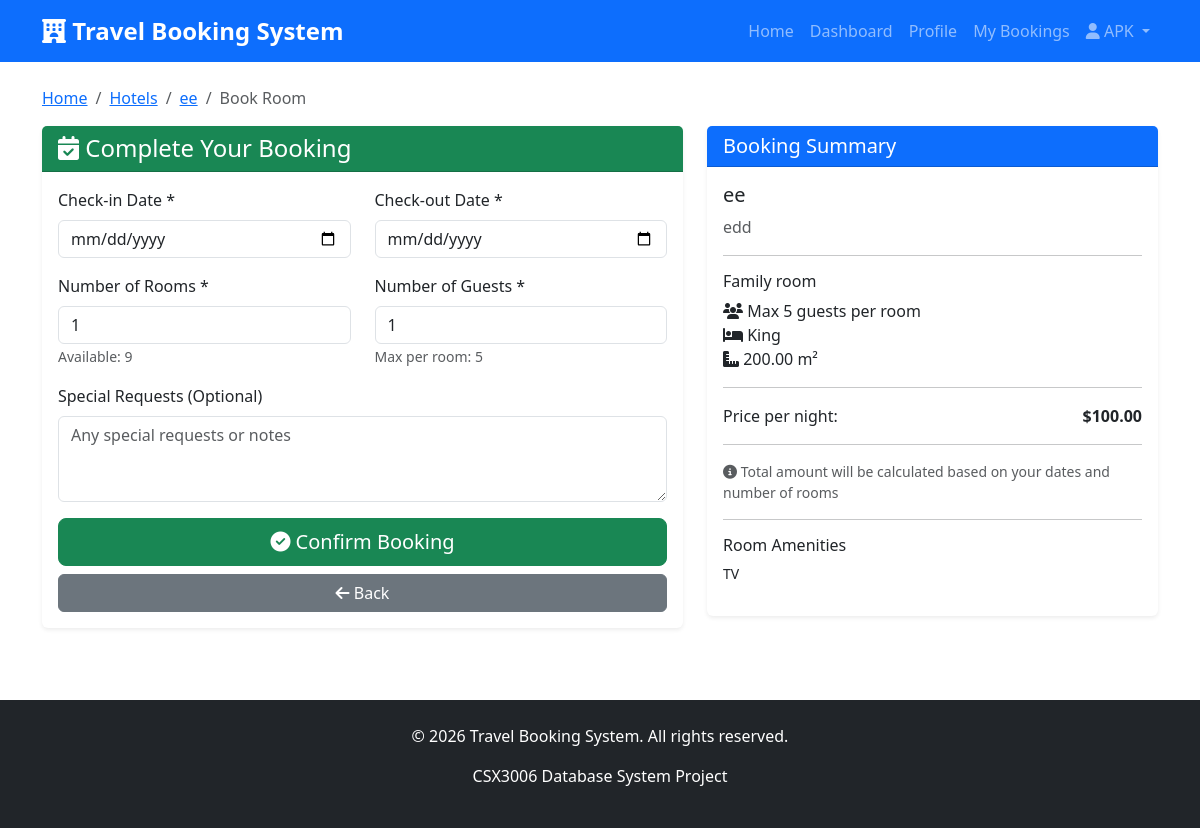
Page /bookings/hotels/book/2/ (signed in) on the committed database.
### accounts/models.py (models this page shows, shortened)
class User(AbstractUser):
    ROLE_CHOICES = [
        ('customer', 'Customer'),
        ('partner', 'Partner Admin'),
        ('admin', 'System Admin'),
    ]
    role = models.CharField(
        max_length=20,
        choices=ROLE_CHOICES,
        default='customer',
        help_text='User role in the system'
    )
    email = models.EmailField(
        unique=True,
        help_text='Email address (must be unique)'
    )
    phone = models.CharField(
        max_length=15,
        blank=True,
        null=True,
        help_text='Contact phone number'
    )
    created_at = models.DateTimeField(auto_now_add=True)
    updated_at = models.DateTimeField(auto_now=True)
    class Meta:
        verbose_name = 'User'
        verbose_name_plural = 'Users'
        ordering = ['-created_at']

### partners/models.py (models this page shows, shortened)
class Hotel(models.Model):
    partner = models.ForeignKey(
        Partner,
        on_delete=models.CASCADE,
        related_name='hotels'
    )
    name = models.CharField(
        max_length=255,
        help_text='Hotel name'
    )
    city = models.CharField(
        max_length=100,
        help_text='City where hotel is located'
    )
    address = models.TextField(
        help_text='Full address'
    )
    description = models.TextField(
        blank=True,
        null=True,
        help_text='Hotel description'
    )
    star_rating = models.IntegerField(
        validators=[MinValueValidator(1), MaxValueValidator(5)],
        default=3,
        help_text='Star rating (1-5)'
    )
    main_image = models.ImageField(
        upload_to='hotels/',
        blank=True,
        null=True
    )
    amenities = models.TextField(
        blank=True,
        null=True,
        help_text='Hotel amenities (comma-separated)'
    )
    check_in_time = models.TimeField(
        default='14:00:00',
        help_text='Check-in time'
    )
    check_out_time = models.TimeField(
        default='12:00:00',
        help_text='Check-out time'
    )
    email = models.EmailField(
        blank=True,
        null=True
    )
    phone = models.CharField(
        max_length=15,
        blank=True,
        null=True
    )
    is_active = models.BooleanField(
        default=True,
        help_text='Whether the hotel is active'
    )
    created_at = models.DateTimeField(auto_now_add=True)
    updated_at = models.DateTimeField(auto_now=True)
    class Meta:
        verbose_name = 'Hotel'
        verbose_name_plural = 'Hotels'
        ordering = ['-created_at']

class RoomType(models.Model):
    hotel = models.ForeignKey(
        Hotel,
        on_delete=models.CASCADE,
        related_name='room_types'
    )
    name = models.CharField(
        max_length=100,
        help_text='Room type name (e.g., Standard, Deluxe, Suite)'
    )
    description = models.TextField(
        blank=True,
        null=True,
        help_text='Room description'
    )
    price_per_night = models.DecimalField(
        max_digits=10,
        decimal_places=2,
        validators=[MinValueValidator(0)],
        help_text='Price per night'
    )
    max_occupancy = models.IntegerField(
        validators=[MinValueValidator(1)],
        default=2,
        help_text='Maximum number of guests'
    )
    rooms_available = models.IntegerField(
        validators=[MinValueValidator(0)],
        default=10,
        help_text='Number of rooms available'
    )
    room_size = models.DecimalField(
        max_digits=6,
        decimal_places=2,
        blank=True,
        null=True,
        help_text='Room size in square meters'
    )
    bed_type = models.CharField(
        max_length=100,
        blank=True,
        null=True,
        help_text='Type of bed (e.g., King, Queen, Twin)'
    )
    amenities = models.TextField(
        blank=True,
        null=True,
        help_text='Room amenities (comma-separated)'
    )
    image = models.ImageField(
        upload_to='rooms/',
        blank=True,
        null=True
    )
    is_active = models.BooleanField(
        default=True,
        help_text='Whether the room type is available for booking'
    )
    created_at = models.DateTimeField(auto_now_add=True)
    updated_at = models.DateTimeField(auto_now=True)
    class Meta:
        verbose_name = 'Room Type'
        verbose_name_plural = 'Room Types'
        ordering = ['hotel', 'price_per_night']

### bookings/views.py (the view)
# urls.py: path('hotels/book/<int:room_type_id>/', views.hotel_booking_create, name='hotel_booking_create'),
@login_required
@customer_required
def hotel_booking_create(request, room_type_id):
    room_type = get_object_or_404(RoomType, id=room_type_id, is_active=True)
    hotel = room_type.hotel
    if request.method == 'POST':
        form = HotelBookingForm(request.POST)
        if form.is_valid():
            check_in_date = form.cleaned_data['check_in_date']
            check_out_date = form.cleaned_data['check_out_date']
            number_of_rooms = form.cleaned_data['number_of_rooms']
            number_of_guests = form.cleaned_data['number_of_guests']
            notes = request.POST.get('notes', '')
            nights = (check_out_date - check_in_date).days
            if room_type.rooms_available < number_of_rooms:
                messages.error(request, f'Only {room_type.rooms_available} rooms available.')
                return redirect('bookings:hotel_booking_create', room_type_id=room_type.id)
            if number_of_guests > (room_type.max_occupancy * number_of_rooms):
                messages.error(request,
                               f'Maximum occupancy exceeded. Each room can accommodate {room_type.max_occupancy} guests.')
                return redirect('bookings:hotel_booking_create', room_type_id=room_type.id)
            total_amount = room_type.price_per_night * nights * number_of_rooms
            try:
                with transaction.atomic():
                    booking = Booking.objects.create(
                        user=request.user,
                        booking_type='hotel',
                        status='pending',
                        total_amount=total_amount,
                        notes=notes
                    )
                    HotelBookingDetail.objects.create(
                        booking=booking,
                        hotel=hotel,
                        room_type=room_type,
                        check_in_date=check_in_date,
                        check_out_date=check_out_date,
                        number_of_rooms=number_of_rooms,
                        number_of_guests=number_of_guests,
                        price_per_night=room_type.price_per_night,
                        number_of_nights=nights
                    )
                    room_type.rooms_available -= number_of_rooms
                    room_type.save()
                    messages.success(request,
                                     'Booking created successfully! Please complete payment to confirm your reservation.')
                    return redirect('payments:payment_page', booking_id=booking.booking_id)
            except Exception as e:
                messages.error(request, f'An error occurred: {str(e)}')
                return redirect('bookings:hotel_booking_create', room_type_id=room_type.id)
        else:
            messages.error(request, 'Please correct the errors below.')
    else:
        form = HotelBookingForm()
    context = {
        'form': form,
        'room_type': room_type,
        'hotel': hotel,
    }
    return render(request, 'bookings/hotels/booking_form.html', context)

### bookings/forms.py (shortened to what this page needs)
class HotelBookingForm(forms.ModelForm):
    check_in_date = forms.DateField(
        widget=forms.DateInput(attrs={
            'class': 'form-control',
            'type': 'date',
            'min': date.today().isoformat()
        })
    )
    check_out_date = forms.DateField(
        widget=forms.DateInput(attrs={
            'class': 'form-control',
            'type': 'date',
            'min': (date.today() + timedelta(days=1)).isoformat()
        })
    )
    number_of_rooms = forms.IntegerField(
        min_value=1,
        initial=1,
        widget=forms.NumberInput(attrs={
            'class': 'form-control'
        })
    )
    number_of_guests = forms.IntegerField(
        min_value=1,
        initial=1,
        widget=forms.NumberInput(attrs={
            'class': 'form-control'
        })
    )
    notes = forms.CharField(
        required=False,
        widget=forms.Textarea(attrs={
            'class': 'form-control',
            'rows': 3,
            'placeholder': 'Special requests or notes'
        })
    )
    class Meta:
        model = HotelBookingDetail
        fields = ['check_in_date', 'check_out_date', 'number_of_rooms', 'number_of_guests']

### templates/bookings/hotels/booking_form.html (shortened to what this page needs)
{% extends 'base.html' %}
{% block content %}
<div class="container">
    <nav aria-label="breadcrumb">
        <ol class="breadcrumb">
            <li class="breadcrumb-item"><a href="{% url 'home' %}">Home</a></li>
            <li class="breadcrumb-item"><a href="{% url 'bookings:hotel_search' %}">Hotels</a></li>
            <li class="breadcrumb-item"><a href="{% url 'bookings:hotel_detail' hotel.id %}">{{ hotel.name }}</a></li>
            <li class="breadcrumb-item active">Book Room</li>
        </ol>
    </nav>
    <div class="row">
        <div class="col-md-7">
            <div class="card">
                <div class="card-header bg-success text-white">
                    <h4 class="mb-0"><i class="fas fa-calendar-check"></i> Complete Your Booking</h4>
                </div>
                <div class="card-body">
                    <form method="post">
                        <div class="row">
                            <div class="col-md-6 mb-3">
                                <label class="form-label">Check-in Date *</label>
                                {{ form.check_in_date }}
                            </div>
                            <div class="col-md-6 mb-3">
                                <label class="form-label">Check-out Date *</label>
                                {{ form.check_out_date }}
                            </div>
                        </div>
                        <div class="row">
                            <div class="col-md-6 mb-3">
                                <label class="form-label">Number of Rooms *</label>
                                {{ form.number_of_rooms }}
                                <small class="text-muted">Available: {{ room_type.rooms_available }}</small>
                            </div>
                            <div class="col-md-6 mb-3">
                                <label class="form-label">Number of Guests *</label>
                                {{ form.number_of_guests }}
                                <small class="text-muted">Max per room: {{ room_type.max_occupancy }}</small>
                            </div>
                        </div>
                        <div class="mb-3">
                            <label class="form-label">Special Requests (Optional)</label>
                            <textarea name="notes" class="form-control" rows="3" placeholder="Any special requests or notes"></textarea>
                        </div>
                        <div class="d-grid gap-2">
                            <button type="submit" class="btn btn-success btn-lg">
                                <i class="fas fa-check-circle"></i> Confirm Booking
                            </button>
                            <a href="{% url 'bookings:hotel_detail' hotel.id %}" class="btn btn-secondary">
                                <i class="fas fa-arrow-left"></i> Back
                            </a>
                        </div>
                    </form>
                </div>
            </div>
        </div>
        <div class="col-md-5">
            <div class="card">
                <div class="card-header bg-primary text-white">
                    <h5 class="mb-0">Booking Summary</h5>
                </div>
                <div class="card-body">
                    <h5>{{ hotel.name }}</h5>
                    <p class="text-muted">{{ hotel.city }}</p>
                    <hr>
                    <h6>{{ room_type.name }}</h6>
                    <p>
                        <i class="fas fa-users"></i> Max {{ room_type.max_occupancy }} guests per room<br>
                        {% if room_type.bed_type %}
                            <i class="fas fa-bed"></i> {{ room_type.bed_type }}<br>
                        {% endif %}
                        {% if room_type.room_size %}
                            <i class="fas fa-ruler-combined"></i> {{ room_type.room_size }} m²
                        {% endif %}
                    </p>
                    <hr>
                    <div class="d-flex justify-content-between">
                        <span>Price per night:</span>
                        <strong>${{ room_type.price_per_night }}</strong>
                    </div>
                    <hr>
                    <p class="text-muted small">
                        <i class="fas fa-info-circle"></i> Total amount will be calculated based on your dates and number of rooms
                    </p>
                    {% if room_type.amenities %}
                        <hr>
                        <h6>Room Amenities</h6>
                        <p class="small">{{ room_type.amenities }}</p>
                    {% endif %}
                </div>
            </div>
        </div>
    </div>
</div>
{% endblock %}

### templates/base.html (shortened to what this page needs)
<!DOCTYPE html>
<html lang="en">
<head>
    <link href="https://cdn.jsdelivr.net/npm/bootstrap@5.3.0/dist/css/bootstrap.min.css" rel="stylesheet">
    <link rel="stylesheet" href="https://cdnjs.cloudflare.com/ajax/libs/font-awesome/6.4.0/css/all.min.css">
    {% load static %}
    <link rel="stylesheet" href="{% static 'css/style.css' %}">
</head>
<body>
    <nav class="navbar navbar-expand-lg navbar-dark bg-primary">
        <div class="container">
            <a class="navbar-brand" href="{% url 'home' %}">
                <i class="fas fa-hotel"></i> Travel Booking System
            </a>
            <div class="collapse navbar-collapse" id="navbarNav">
                <ul class="navbar-nav ms-auto">
                    <li class="nav-item">
                        <a class="nav-link" href="{% url 'home' %}">Home</a>
                    </li>
                    {% if user.is_authenticated %}
                        <li class="nav-item">
                            <a class="nav-link" href="{% url 'accounts:dashboard' %}">Dashboard</a>
                        </li>
                        <li class="nav-item">
                            <a class="nav-link" href="{% url 'accounts:profile' %}">Profile</a>
                        </li>
                        <li class="nav-item">
                            <a class="nav-link" href="{% url 'bookings:my_bookings' %}">My Bookings</a>
                        </li>
                        <li class="nav-item dropdown">
                            <a class="nav-link dropdown-toggle" href="#" id="userDropdown"
                               role="button" data-bs-toggle="dropdown">
                                <i class="fas fa-user"></i> {{ user.get_full_name|default:user.username }}
                            </a>
                        </li>
                    {% endif %}
                </ul>
            </div>
        </div>
    </nav>
    <main class="py-4">
        {% block content %}{% endblock %}
    </main>
    <footer class="bg-dark text-white mt-5 py-4">
        <div class="container text-center">
            <p>&copy; 2026 Travel Booking System. All rights reserved.</p>
            <p>CSX3006 Database System Project</p>
        </div>
    </footer>
</body>
</html>

### static/css/style.css (style rules this page uses)
:root { --primary-color: #0d6efd; --secondary-color: #6c757d; --success-color: #198754; --danger-color: #dc3545; --warning-color: #ffc107; --info-color: #0dcaf0; }
body { font-family: 'Segoe UI', Tahoma, Geneva, Verdana, sans-serif; min-height: 100vh; display: flex; flex-direction: column; }
main { flex: 1; }
.card { transition: transform 0.2s; border: none; box-shadow: 0 0.125rem 0.25rem rgba(0,0,0,0.075); }
.btn { transition: all 0.3s; }
footer { margin-top: auto; }
.navbar-brand { font-weight: bold; font-size: 1.5rem; }

### rows in the picture
User: get_full_name "APK"
Hotel: name "ee", city "edd"
RoomType: rooms_available "9", max_occupancy "5", name "Family room", bed_type "King", room_size "200.00", price_per_night "100.00", amenities "TV"
